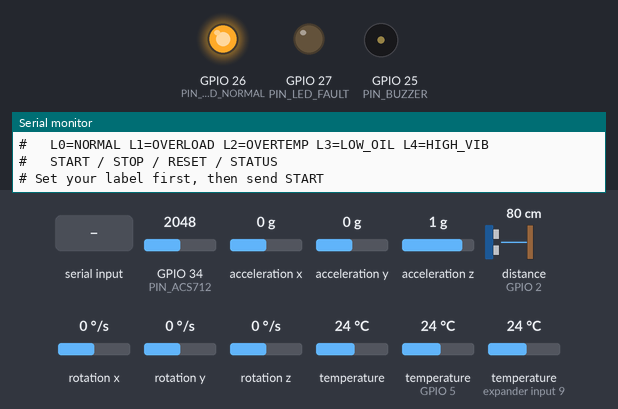
A sketch run on a simulated ESP32. Parts: output pins drawn as LEDs (lit = HIGH), buzzer (waves = sounding, pin HIGH), the last lines printed to the serial monitor. Wiring (inferred from the names in the program): ultrasonic range finder: trigger GPIO 13; echo GPIO 2. The inputs (shaded band) are chosen by the test bench; at power-on: GPIO 34 (PIN_ACS712) = 2048, acceleration x 0 g, acceleration y 0 g, acceleration z 1 g, distance to the obstacle (sensor on GPIO 2) 80 cm, rotation x 0 °/s, rotation y 0 °/s, rotation z 0 °/s, temperature 24 °C, temperature (sensors on GPIO 5, expander input 9) 24 °C (analog values on the 0–4095 scale). The echo pulse lasts 58.3 µs per cm; pins used as bus, display or sensor lines are not drawn.

Above: at 9.0 s.
9.1 s: "START\n" received over Serial
At 10.1 s:
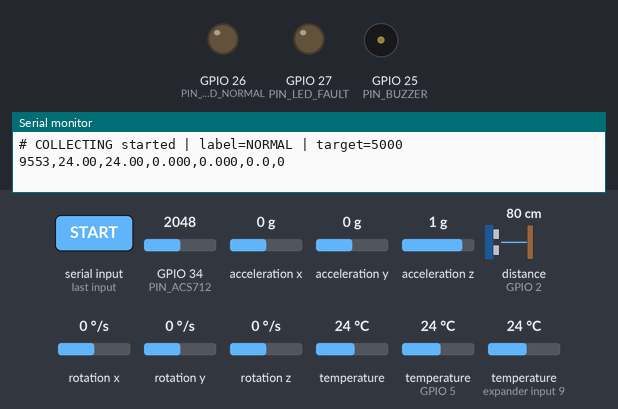
11.0 s: "RESET\n" received over Serial
At 12.4 s:
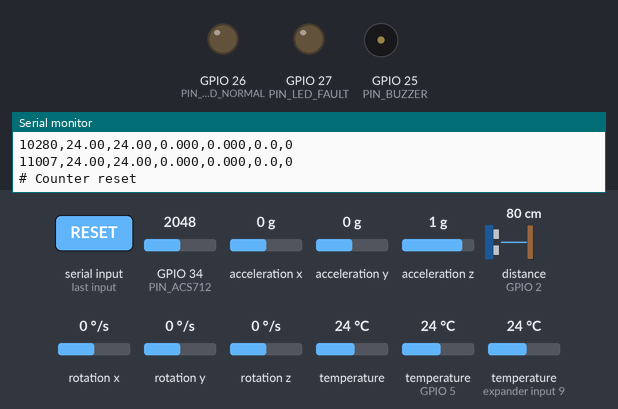
Timing chart, 0 to 14.0 s (numbered marks = the images above; inputs shaded):
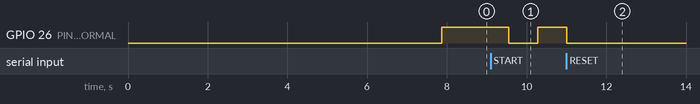

Measured:
- after the input at 9.1 s, GPIO 26 (PIN_LED_NORMAL): HIGH → LOW after 0.45 s, → HIGH 0.73 s later
- after the input at 11.0 s, GPIO 26 (PIN_LED_NORMAL): goes on until 11.0 s, then stays LOW

The sketch:

transformer_csv_collector.ino
```cpp
// =============================================================
//  Transformer PM — CSV Data Collector Firmware
//  Target : 5000 labelled readings for ML training
//
//  Output format (Serial @ 115200):
//  CSV line → timestamp_ms,oil_temp,winding_temp,current,
//              vibration,oil_level,label
//
//  Labels (set via Serial command or #define):
//    0 = NORMAL
//    1 = OVERLOAD
//    2 = OVERTEMP
//    3 = LOW_OIL
//    4 = HIGH_VIB
//
//  Commands (send via Serial Monitor):
//    L0  → set label NORMAL
//    L1  → set label OVERLOAD
//    L2  → set label OVERTEMP
//    L3  → set label LOW_OIL
//    L4  → set label HIGH_VIB
//    START → begin collecting
//    STOP  → pause collecting
//    RESET → reset reading counter
//    STATUS → print current stats
// =============================================================

#include <OneWire.h>
#include <DallasTemperature.h>
#include <Wire.h>
#include <Adafruit_MPU6050.h>
#include <Adafruit_Sensor.h>

// ─────────────────────────────────────────────
//  PINS
// ─────────────────────────────────────────────
#define PIN_DS18B20          5
#define PIN_TRIG             13
#define PIN_ECHO             2
#define PIN_ACS712           34
#define PIN_BUZZER           25
#define PIN_LED_NORMAL       26
#define PIN_LED_FAULT        27
#define I2C_SDA              21
#define I2C_SCL              22

// ─────────────────────────────────────────────
//  DS18B20 ADDRESSES
// ─────────────────────────────────────────────
DeviceAddress ADDR_OIL     = {0x28, 0xD1, 0x4D, 0xE1, 0xA0, 0x24, 0x0B, 0x02};
DeviceAddress ADDR_WINDING = {0x28, 0xA0, 0xE4, 0x98, 0xA0, 0x24, 0x0B, 0x56};

// ─────────────────────────────────────────────
//  OIL LEVEL CALIBRATION
// ─────────────────────────────────────────────
#define DIST_EMPTY           12.0f
#define DIST_FULL             6.0f

// ─────────────────────────────────────────────
//  ACS712
// ─────────────────────────────────────────────
#define ACS712_SENSITIVITY   0.100f
#define ADC_VREF             3.3f
#define ADC_MAX              4095
#define MAINS_FREQ           50.0f
#define WINDOW_CYCLES        4.0f
#define ACS_SAMPLE_RATE      6000UL
#define OFFSET_SAMPLES       200
#define CURRENT_DEADBAND     0.15f

// ─────────────────────────────────────────────
//  DS18B20 async timing
// ─────────────────────────────────────────────
#define DS18B20_CONV_MS      200UL

// ─────────────────────────────────────────────
//  COLLECTION CONFIG
// ─────────────────────────────────────────────
#define TARGET_READINGS      5000
#define BAUD_RATE            115200
#define COLLECTION_INTERVAL  500UL  // ms between readings — adjust for throughput

// Label names for display
const char* LABEL_NAMES[] = {
  "NORMAL", "OVERLOAD", "OVERTEMP", "LOW_OIL", "HIGH_VIB"
};

// ─────────────────────────────────────────────
//  OBJECTS
// ─────────────────────────────────────────────
OneWire            oneWireBus(PIN_DS18B20);
DallasTemperature  tempSensors(&oneWireBus);
Adafruit_MPU6050   mpu;

// ─────────────────────────────────────────────
//  STATE
// ─────────────────────────────────────────────
float acsVOffset  = 1.65f;
float baseX = 0, baseY = 0, baseZ = 0;
bool  mpuOK = false;

float oilTemp     = 25.0f;
float windingTemp = 25.0f;
float currentAmps = 0.0f;
float vibration   = 0.0f;
float oilLevelPct = 0.0f;

int   currentLabel  = 0;      // default: NORMAL
bool  collecting    = false;
long  readingCount  = 0;
bool  headerPrinted = false;

// DS18B20 async
enum TempState { TEMP_IDLE, TEMP_CONVERTING };
TempState     tempState       = TEMP_IDLE;
unsigned long tempRequestedAt = 0;
bool          tempReady       = false;

unsigned long lastCollection = 0;

// ─────────────────────────────────────────────
//  ACS712 — calibrate offset (blocking, called once)
// ─────────────────────────────────────────────
float calibrateACSOffset() {
  unsigned long sum = 0;
  for (int i = 0; i < OFFSET_SAMPLES; i++) {
    sum += analogRead(PIN_ACS712);
    delayMicroseconds(300);
  }
  return ((float)sum / OFFSET_SAMPLES / ADC_MAX) * ADC_VREF;
}

// ─────────────────────────────────────────────
//  ACS712 — RMS current (no recalibration)
// ─────────────────────────────────────────────
float readCurrent() {
  unsigned long windowUs   = (unsigned long)((WINDOW_CYCLES / MAINS_FREQ) * 1e6);
  unsigned long intervalUs = 1000000UL / ACS_SAMPLE_RATE;
  unsigned long endUs      = micros() + windowUs;
  unsigned long nextSample = micros();
  double sumSq = 0.0;
  unsigned long n = 0;

  while (micros() < endUs) {
    while (micros() < nextSample) {}
    nextSample += intervalUs;
    int raw = 0;
    for (int i = 0; i < 8; i++) raw += analogRead(PIN_ACS712);
    float voltage = ((float)raw / 8.0f / ADC_MAX) * ADC_VREF;
    float inst    = (voltage - acsVOffset) / ACS712_SENSITIVITY;
    if (inst > 30.0f || inst < -30.0f) inst = 0.0f;
    sumSq += (double)inst * inst;
    n++;
  }

  float rms = (n > 0) ? sqrtf((float)(sumSq / n)) : 0.0f;
  if (rms < CURRENT_DEADBAND) rms = 0.0f;
  return rms;
}

// ─────────────────────────────────────────────
//  MPU6050 — vibration (micros spin, no delay)
// ─────────────────────────────────────────────
float readVibration() {
  if (!mpuOK) return 0.0f;
  float peak = 0.0f;
  for (int i = 0; i < 10; i++) {
    sensors_event_t a, g, t;
    mpu.getEvent(&a, &g, &t);
    float dx = a.acceleration.x - baseX;
    float dy = a.acceleration.y - baseY;
    float dz = a.acceleration.z - baseZ;
    float m  = sqrtf(dx*dx + dy*dy + dz*dz);
    if (m > peak) peak = m;
    unsigned long wait = micros() + 5000UL;
    while (micros() < wait) {}
  }
  return peak;
}

// ─────────────────────────────────────────────
//  HC-SR04 — oil level
// ─────────────────────────────────────────────
float readOilLevel() {
  digitalWrite(PIN_TRIG, LOW);  delayMicroseconds(2);
  digitalWrite(PIN_TRIG, HIGH); delayMicroseconds(10);
  digitalWrite(PIN_TRIG, LOW);
  long dur = pulseIn(PIN_ECHO, HIGH, 30000UL);
  if (dur == 0) return oilLevelPct;
  float d = constrain(dur / 58.2f, DIST_FULL, DIST_EMPTY);
  return constrain((DIST_EMPTY - d) / (DIST_EMPTY - DIST_FULL) * 100.0f, 0.0f, 100.0f);
}

// ─────────────────────────────────────────────
//  DS18B20 async
// ─────────────────────────────────────────────
void requestTemps() {
  tempSensors.requestTemperatures();
  tempRequestedAt = millis();
  tempState = TEMP_CONVERTING;
  tempReady = false;
}

bool readTempsIfReady() {
  if (tempState != TEMP_CONVERTING) return false;
  if (millis() - tempRequestedAt < DS18B20_CONV_MS) return false;

  float t;
  t = tempSensors.getTempC(ADDR_OIL);
  if (t != -127.0f && t != 85.0f && t >= -10.0f && t <= 120.0f) oilTemp = t;

  t = tempSensors.getTempC(ADDR_WINDING);
  if (t != -127.0f && t != 85.0f && t >= -10.0f && t <= 120.0f) windingTemp = t;

  tempState = TEMP_IDLE;
  tempReady = true;
  return true;
}

// ─────────────────────────────────────────────
//  MPU calibration (blocking — only in setup)
// ─────────────────────────────────────────────
void calibrateMPU() {
  Serial.println("# MPU calibrating — keep still for 5s...");
  float sx = 0, sy = 0, sz = 0;
  for (int i = 0; i < 500; i++) {
    sensors_event_t a, g, t;
    mpu.getEvent(&a, &g, &t);
    sx += a.acceleration.x;
    sy += a.acceleration.y;
    sz += a.acceleration.z;
    delay(10);
  }
  baseX = sx / 500.0f;
  baseY = sy / 500.0f;
  baseZ = sz / 500.0f;
  Serial.printf("# MPU base: X=%.3f Y=%.3f Z=%.3f\n", baseX, baseY, baseZ);
}

// ─────────────────────────────────────────────
//  CSV HEADER
// ─────────────────────────────────────────────
void printCSVHeader() {
  Serial.println("timestamp_ms,oil_temp_c,winding_temp_c,current_a,vibration_ms2,oil_level_pct,label");
  headerPrinted = true;
}

// ─────────────────────────────────────────────
//  EMIT ONE CSV ROW
// ─────────────────────────────────────────────
void emitRow() {
  Serial.printf("%lu,%.2f,%.2f,%.3f,%.3f,%.1f,%d\n",
    millis(),
    oilTemp,
    windingTemp,
    currentAmps,
    vibration,
    oilLevelPct,
    currentLabel
  );
  readingCount++;

  // Progress blink
  digitalWrite(PIN_LED_NORMAL, (readingCount % 2 == 0) ? HIGH : LOW);

  // Milestone report (sent as CSV comment — Python will skip these)
  if (readingCount % 100 == 0) {
    Serial.printf("# Progress: %ld / %d readings | label=%s\n",
                  readingCount, TARGET_READINGS, LABEL_NAMES[currentLabel]);
  }

  if (readingCount >= TARGET_READINGS) {
    collecting = false;
    digitalWrite(PIN_LED_NORMAL, HIGH);
    Serial.printf("# DONE: %ld readings collected. Send RESET to start again.\n",
                  readingCount);
  }
}

// ─────────────────────────────────────────────
//  SERIAL COMMAND PARSER
// ─────────────────────────────────────────────
void handleSerial() {
  if (!Serial.available()) return;
  String cmd = Serial.readStringUntil('\n');
  cmd.trim();
  cmd.toUpperCase();

  if (cmd == "START") {
    if (!headerPrinted) printCSVHeader();
    collecting = true;
    Serial.printf("# COLLECTING started | label=%s | target=%d\n",
                  LABEL_NAMES[currentLabel], TARGET_READINGS);
  } else if (cmd == "STOP") {
    collecting = false;
    Serial.println("# COLLECTING paused");
  } else if (cmd == "RESET") {
    collecting    = false;
    readingCount  = 0;
    headerPrinted = false;
    Serial.println("# Counter reset");
  } else if (cmd == "STATUS") {
    Serial.printf("# Status: count=%ld label=%s(%d) collecting=%s\n",
                  readingCount, LABEL_NAMES[currentLabel],
                  currentLabel, collecting ? "YES" : "NO");
    Serial.printf("# ACS Voffset=%.4f MPU=%s\n",
                  acsVOffset, mpuOK ? "OK" : "MISSING");
  } else if (cmd.startsWith("L") && cmd.length() == 2) {
    int lbl = cmd[1] - '0';
    if (lbl >= 0 && lbl <= 4) {
      currentLabel = lbl;
      Serial.printf("# Label set to %d = %s\n", currentLabel, LABEL_NAMES[currentLabel]);
    } else {
      Serial.println("# Invalid label. Use L0..L4");
    }
  } else {
    Serial.printf("# Unknown command: %s\n", cmd.c_str());
    Serial.println("# Commands: START, STOP, RESET, STATUS, L0..L4");
  }
}

// ─────────────────────────────────────────────
//  SETUP
// ─────────────────────────────────────────────
void setup() {
  Serial.begin(BAUD_RATE);
  delay(500);

  pinMode(PIN_BUZZER,     OUTPUT);
  pinMode(PIN_TRIG,       OUTPUT);
  pinMode(PIN_ECHO,       INPUT);
  pinMode(PIN_LED_NORMAL, OUTPUT);
  pinMode(PIN_LED_FAULT,  OUTPUT);
  digitalWrite(PIN_LED_NORMAL, LOW);
  digitalWrite(PIN_LED_FAULT,  LOW);

  analogReadResolution(12);
  analogSetPinAttenuation(PIN_ACS712, ADC_11db);

  Wire.begin(I2C_SDA, I2C_SCL);

  // DS18B20
  tempSensors.begin();
  tempSensors.setResolution(10);
  tempSensors.setWaitForConversion(false);

  Serial.println("# =============================================");
  Serial.println("# Transformer CSV Collector — 5000 Readings");
  Serial.println("# =============================================");
  Serial.printf("# DS18B20 count: %d\n", tempSensors.getDeviceCount());
  Serial.printf("# Oil addr:      %s\n", tempSensors.isConnected(ADDR_OIL)     ? "OK" : "NOT FOUND");
  Serial.printf("# Winding addr:  %s\n", tempSensors.isConnected(ADDR_WINDING) ? "OK" : "NOT FOUND");

  // ACS712 offset
  Serial.println("# Calibrating ACS712 offset — no load on circuit...");
  acsVOffset = calibrateACSOffset();
  Serial.printf("# ACS712 Voffset = %.4f V\n", acsVOffset);

  // MPU6050
  mpuOK = mpu.begin();
  if (mpuOK) {
    mpu.setAccelerometerRange(MPU6050_RANGE_8_G);
    mpu.setGyroRange(MPU6050_RANGE_500_DEG);
    mpu.setFilterBandwidth(MPU6050_BAND_94_HZ);
    calibrateMPU();
  } else {
    Serial.println("# WARNING: MPU6050 not found — vibration will be 0.000");
  }

  // Flush reads
  Serial.println("# Flushing sensors...");
  for (int f = 0; f < 3; f++) {
    requestTemps();
    delay(DS18B20_CONV_MS);
    readTempsIfReady();
    readCurrent();
    readVibration();
    readOilLevel();
  }
  oilTemp = windingTemp = 25.0f;
  currentAmps = vibration = oilLevelPct = 0.0f;

  Serial.println("# Ready. Commands:");
  Serial.println("#   L0=NORMAL L1=OVERLOAD L2=OVERTEMP L3=LOW_OIL L4=HIGH_VIB");
  Serial.println("#   START / STOP / RESET / STATUS");
  Serial.println("# Set your label first, then send START");

  digitalWrite(PIN_LED_NORMAL, HIGH);
}

// ─────────────────────────────────────────────
//  LOOP
// ─────────────────────────────────────────────
void loop() {
  unsigned long now = millis();

  handleSerial();

  // Kick off DS18B20 conversion if idle
  if (tempState == TEMP_IDLE && (now - lastCollection >= COLLECTION_INTERVAL)) {
    requestTemps();
    // Read other sensors immediately
    currentAmps = readCurrent();
    vibration   = readVibration();
    oilLevelPct = readOilLevel();
  }

  // Read DS18B20 result when ready, then emit row
  if (readTempsIfReady()) {
    lastCollection = millis();
    if (collecting) {
      emitRow();
    }
  }
}
```
